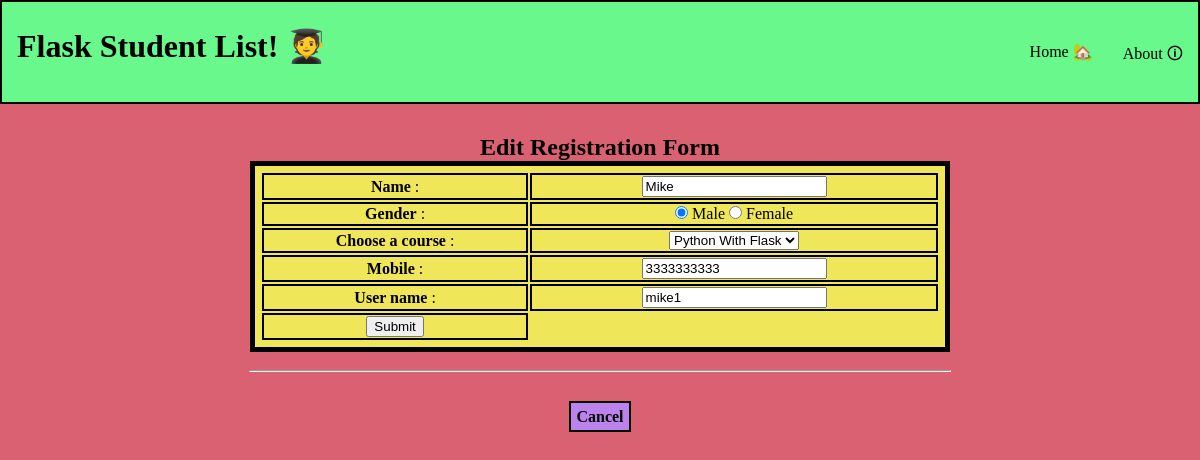
Screenshot of /show?username=mike1 with the database file from the repository.
### tables this page shows
CREATE TABLE students (
    name STRING(20) NOT NULL,
    gender STRING(20),
    course STRING(20),
    mobile TEXT(10),
    username STRING(6) PRIMARY KEY NOT NULL,
    password TEXT(8) NOT NULL
);

### app.py (the view)
@app.route('/show')
def show():
    username=request.args.get('username')
    conn=sqlite3.connect("my_database.db")
    curs = conn.cursor()
    curs.execute("select * FROM students where username=?",(username,))
    student=curs.fetchone();
    return render_template('show.html', student=student)

### templates/show.html (shortened to what this page needs)
<!DOCTYPE html>
<html lang="en">
<head>
    <link href="{{ url_for('static', filename='css/style.css') }}" type="text/css" rel="stylesheet">
</head>
<body>
    <header>
        <h1>Flask Student List! 🧑‍🎓</h1>
        <nav>
            <a href="{{ url_for('index') }}">Home 🏡</a>
            <a href="{{ url_for('about') }}">About 🛈</a>
        </nav>
    </header>
    <main>
        <h2 class="center">Edit Registration Form</h2>
        <form action="/edit" method="POST">
            <table class="center">
                <tr>
                    <td><strong>Name</strong> : </td>
                    <td><input type="text" name="name" value="{{ student[0] }}" /></td>
                </tr>
                <tr>
                    <td><strong>Gender</strong> : </td>
                    <td><input type="radio" name="gender" value="Male" checked="checked" /> Male
                        <input type="radio" name="gender" value="Female" /> Female
                    </td>
                </tr>
                <tr>
                    <td><strong>Choose a course</strong> : </td>
                    <td><select name="course">
                            <option value="Python with Flask" selected>Python With Flask</option>
                        </select> </td>
                </tr>
                <tr>
                    <td><strong>Mobile</strong> : </td>
                    <td><input type="text" name="mobile" value="{{ student[3] }}"></td>
                </tr>
                <tr>
                    <td><strong>User name</strong> : </td>
                    <td><input type="text" name="username" value="{{ student[4] }}"></td>
                </tr>
                <tr>
                    <td><input type="submit" value="Submit"></td>
                </tr>
            </table>
        </form>
        <div class="center">
            <br>
            <hr class="center"><br><br>
            <h4><a class="add-student" href="{{ url_for('index') }}">Cancel</a></h4>
        </div>
    </main>
</body>
</html>

### static/css/style.css (style rules this page uses)
* { margin: 0; }
body { background-color:rgb(218, 97, 113); }
header { display: flex; flex: 100%; height: 100px; background-color:rgb(104, 248, 140); border: 2px solid black; }
header h1 { display: flex; flex: 70%; justify-content: left; align-items: left; margin-left: 15px; color: black; position: relative; top: 25px; }
header nav { display: flex; flex: 30%; justify-content: right; align-items: right; }
header nav a { margin-top: 25px; padding: 15px; text-decoration: none; color: black; }
main { margin-top: 30px; }
hr { width: 700px; }
table { border: 5px solid black; width: 700px; background-color:rgb(240, 230, 90); padding: 5px; }
tr, td { border: 2px solid black; }
.center { text-align: center; margin-left: auto; margin-right: auto; }
.add-student { background-color:rgb(189, 131, 236); margin: 5px; padding: 5px; border: 2px solid black; text-decoration: none; color: black; }

### rows the page displays
students: name "Mike", mobile "3333333333", username "mike1"
